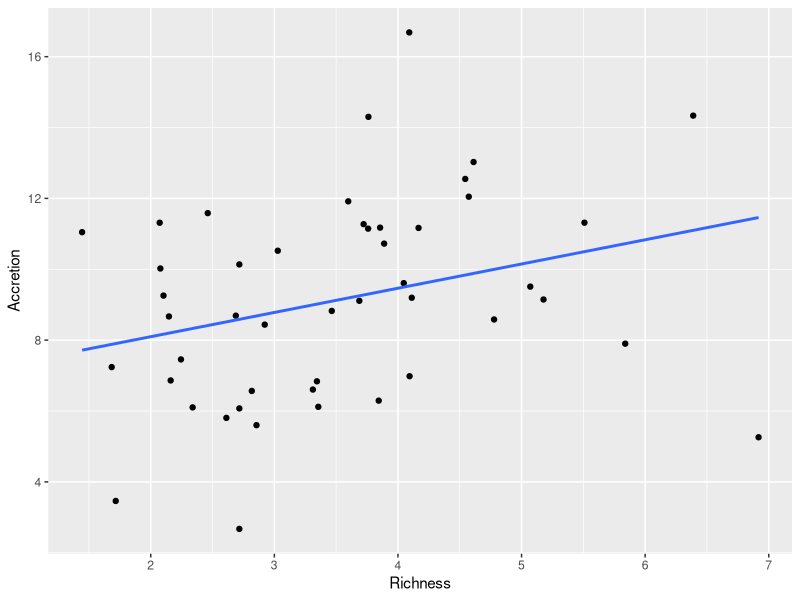
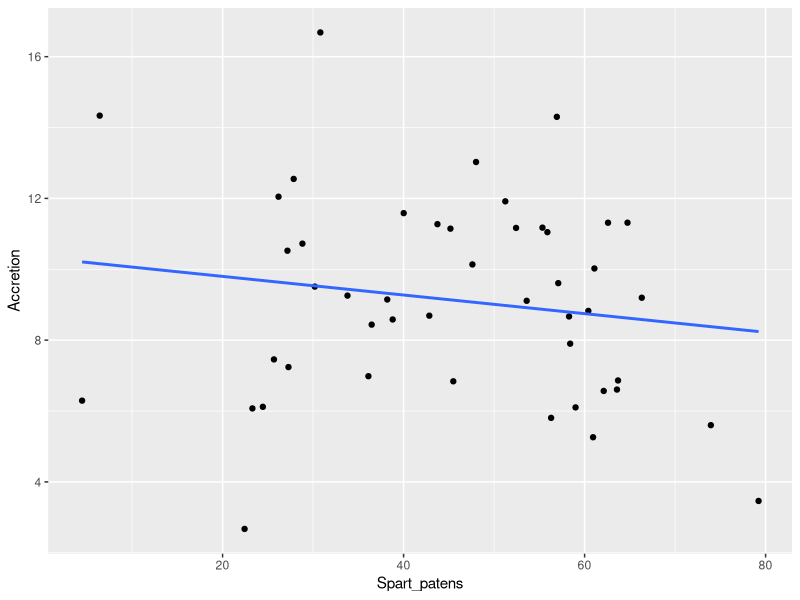
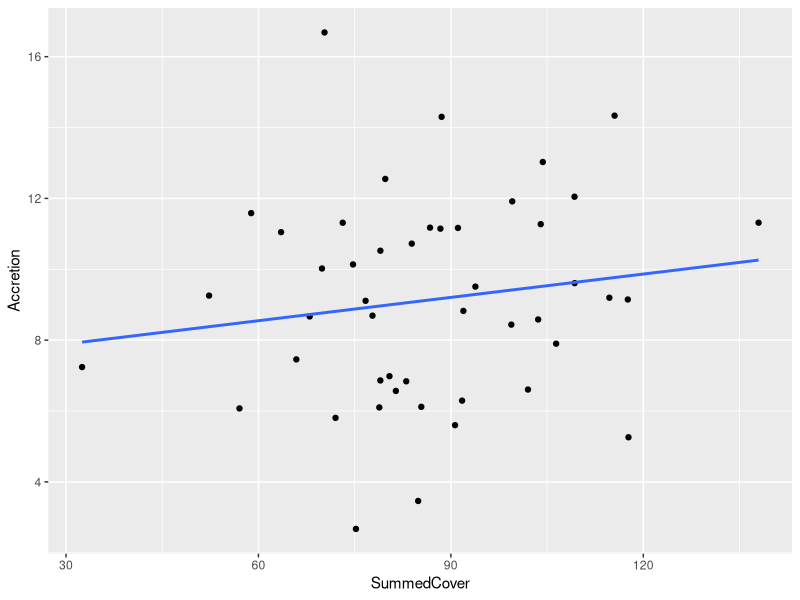
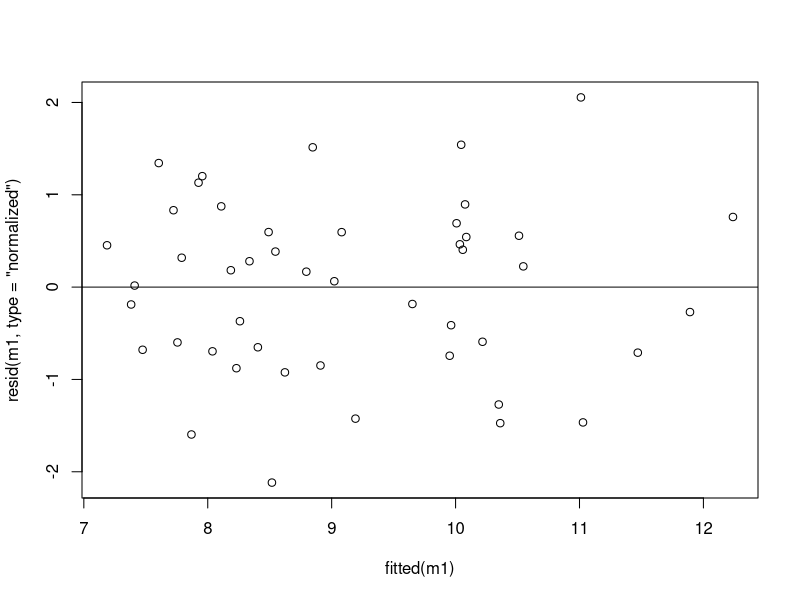
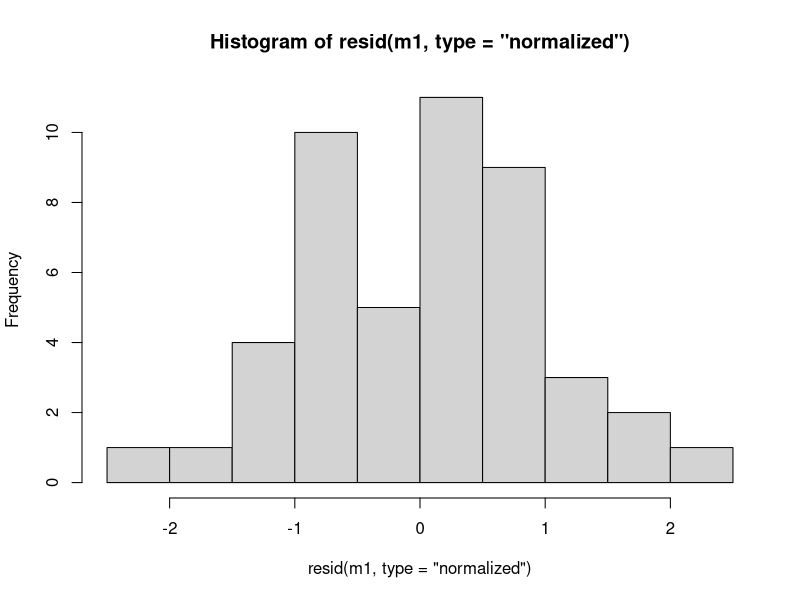

Write R code to recreate these figures, in order.
library(tidyverse)
library(nlme)

data <- read_csv("dat.csv")

brackish <- data %>%
  filter(CommunityStationFront == "Brackish")

#dominant species - Spartina patens
dom_spp <- brackish %>%
  summarise(across(c("Acer_negundo":"Zizip_Mill."), sum, na.rm = TRUE)) %>%
  pivot_longer(cols = c("Acer_negundo":"Zizip_Mill."),
               names_to = "species",
               values_to = "cover")


#accretion vs. richness
ggplot(brackish, aes(x = Richness, y = Accretion)) +
  geom_point() +
  geom_smooth(method = lm, se = F)

#accretion vs. dominant species
ggplot(brackish, aes(x = Spart_patens, y = Accretion)) +
  geom_point() +
  geom_smooth(method = lm, se = F)

#accretion vs. summed cover
ggplot(brackish, aes(x = SummedCover, y = Accretion)) +
  geom_point() +
  geom_smooth(method = lm, se = F)


#glm with four most dominant species
m1 <- gls(Accretion ~ Richness + Spart_patens + Disti_spicata +
            Spart_alterniflor + Schoe_americanus + SummedCover, 
          correlation = corSpher(form = ~ lat+lon), data = brackish)

summary(m1)

#model validation - assumptions of normality and homoscedasticity met
plot(x = fitted(m1), y = resid(m1, type = "normalized"), abline(h = 0))

hist(resid(m1, type = "normalized"))


#type III anova - no significant predictor variables 
anova(m1, type = "marginal")
